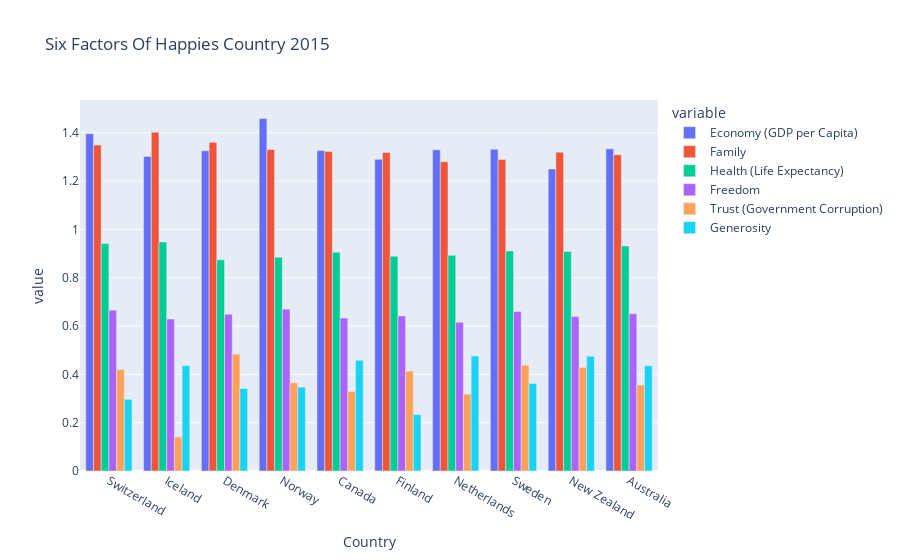

Notebook code cell kept with this figure:
### Markdown cell above
### 2. Univariate Non-Graphical analysis: 

- Where is the center of the data? (location) --> **Measures of central tendency**
- How much does the data vary? (scale) --> **Measure of variability**
- What is the shape of the data? (shape) --> **Measures of variation combined with an average (measure of center) gives a good picture of the distribution of the data.**

### Code cell
char = px.bar(df_1[:10], 
              x="Country", 
              y = ['Economy (GDP per Capita)', 
                   'Family', 
                   'Health (Life Expectancy)', 
                   'Freedom', 
                   'Trust (Government Corruption)', 
                   'Generosity'
                  ],
              barmode = 'group',
              title="Six Factors Of Happies Country 2015",
              height=600
             )
char.show()

### Figure 1 — Plotly figure (JSON) as saved in the notebook; plotly's stock layout.template omitted (floating-point values rounded to 4 significant figures)
{"data": [{"alignmentgroup": "True", "hovertemplate": "variable=Economy (GDP per Capita)<br>Country=%{x}<br>value=%{y}<extra></extra>", "legendgroup": "Economy (GDP per Capita)", "marker": {"color": "#636efa", "pattern": {"shape": ""}}, "name": "Economy (GDP per Capita)", "offsetgroup": "Economy (GDP per Capita)", "orientation": "v", "showlegend": true, "textposition": "auto", "type": "bar", "x": ["Switzerland", "Iceland", "Denmark", "Norway", "Canada", "Finland", "Netherlands", "Sweden", "New Zealand", "Australia"], "xaxis": "x", "y": [1.397, 1.302, 1.325, 1.459, 1.326, 1.29, 1.329, 1.332, 1.25, 1.334], "yaxis": "y"}, {"alignmentgroup": "True", "hovertemplate": "variable=Family<br>Country=%{x}<br>value=%{y}<extra></extra>", "legendgroup": "Family", "marker": {"color": "#EF553B", "pattern": {"shape": ""}}, "name": "Family", "offsetgroup": "Family", "orientation": "v", "showlegend": true, "textposition": "auto", "type": "bar", "x": ["Switzerland", "Iceland", "Denmark", "Norway", "Canada", "Finland", "Netherlands", "Sweden", "New Zealand", "Australia"], "xaxis": "x", "y": [1.35, 1.402, 1.361, 1.331, 1.323, 1.318, 1.28, 1.289, 1.32, 1.309], "yaxis": "y"}, {"alignmentgroup": "True", "hovertemplate": "variable=Health (Life Expectancy)<br>Country=%{x}<br>value=%{y}<extra></extra>", "legendgroup": "Health (Life Expectancy)", "marker": {"color": "#00cc96", "pattern": {"shape": ""}}, "name": "Health (Life Expectancy)", "offsetgroup": "Health (Life Expectancy)", "orientation": "v", "showlegend": true, "textposition": "auto", "type": "bar", "x": ["Switzerland", "Iceland", "Denmark", "Norway", "Canada", "Finland", "Netherlands", "Sweden", "New Zealand", "Australia"], "xaxis": "x", "y": [0.9414, 0.9478, 0.8746, 0.8852, 0.9056, 0.8891, 0.8928, 0.9109, 0.9084, 0.9316], "yaxis": "y"}, {"alignmentgroup": "True", "hovertemplate": "variable=Freedom<br>Country=%{x}<br>value=%{y}<extra></extra>", "legendgroup": "Freedom", "marker": {"color": "#ab63fa", "pattern": {"shape": ""}}, "name": "Freedom", "offsetgroup": "Freedom", "orientation": "v", "showlegend": true, "textposition": "auto", "type": "bar", "x": ["Switzerland", "Iceland", "Denmark", "Norway", "Canada", "Finland", "Netherlands", "Sweden", "New Zealand", "Australia"], "xaxis": "x", "y": [0.6656, 0.6288, 0.6494, 0.6697, 0.633, 0.6417, 0.6158, 0.6598, 0.6394, 0.6512], "yaxis": "y"}, {"alignmentgroup": "True", "hovertemplate": "variable=Trust (Government Corruption)<br>Country=%{x}<br>value=%{y}<extra></extra>", "legendgroup": "Trust (Government Corruption)", "marker": {"color": "#FFA15A", "pattern": {"shape": ""}}, "name": "Trust (Government Corruption)", "offsetgroup": "Trust (Government Corruption)", "orientation": "v", "showlegend": true, "textposition": "auto", "type": "bar", "x": ["Switzerland", "Iceland", "Denmark", "Norway", "Canada", "Finland", "Netherlands", "Sweden", "New Zealand", "Australia"], "xaxis": "x", "y": [0.4198, 0.1414, 0.4836, 0.365, 0.3296, 0.4137, 0.3181, 0.4384, 0.4292, 0.3564], "yaxis": "y"}, {"alignmentgroup": "True", "hovertemplate": "variable=Generosity<br>Country=%{x}<br>value=%{y}<extra></extra>", "legendgroup": "Generosity", "marker": {"color": "#19d3f3", "pattern": {"shape": ""}}, "name": "Generosity", "offsetgroup": "Generosity", "orientation": "v", "showlegend": true, "textposition": "auto", "type": "bar", "x": ["Switzerland", "Iceland", "Denmark", "Norway", "Canada", "Finland", "Netherlands", "Sweden", "New Zealand", "Australia"], "xaxis": "x", "y": [0.2968, 0.4363, 0.3414, 0.347, 0.4581, 0.2335, 0.4761, 0.3626, 0.475, 0.4356], "yaxis": "y"}], "layout": {"autosize": true, "barmode": "group", "legend": {"title": {"text": "variable"}, "tracegroupgap": 0}, "title": {"text": "Six Factors Of Happies Country 2015"}, "xaxis": {"anchor": "y", "autorange": true, "domain": [0, 1], "range": [-0.5, 9.5], "title": {"text": "Country"}, "type": "category"}, "yaxis": {"anchor": "x", "autorange": true, "domain": [0, 1], "range": [0, 1.536], "title": {"text": "value"}, "type": "linear"}}}
